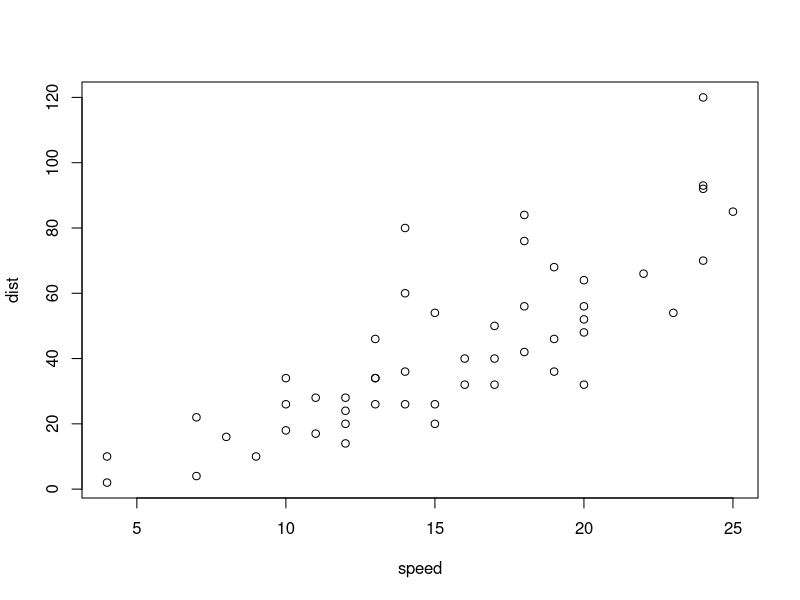

This chart was generated by the following R code:
## ---- chunk 1

x=1
y=1
f=outer(x,y,function(x,y)(matrix(c(0.5,1,1.5),1,3)%*%tanh(matrix(c(-3,-1,3,-2,3,-1),3,2)%*%matrix(c(x,y),2,1)+matrix(c(6,-6,-3),3,1)))+3) 

x=sample.int(5,n=100)/100

## ---- chunk 2
plot(cars)
## ---- chunk 3
v=c(1:100)
w=c()
for(i in 1:100){w[i]=v[i]+10}
f
## ---- chunk 4
v=c(1:1000000)
f=function(x){x+10}
sapply(v,f)

 lapply(x,function(x){matrix(c(x,x+1),2,1)})
## ---- chunk 5
 l=list(x=1:10,y=1:10)
 f=function(x,y){x+y}
 mapply(f,l$x,l$y)
